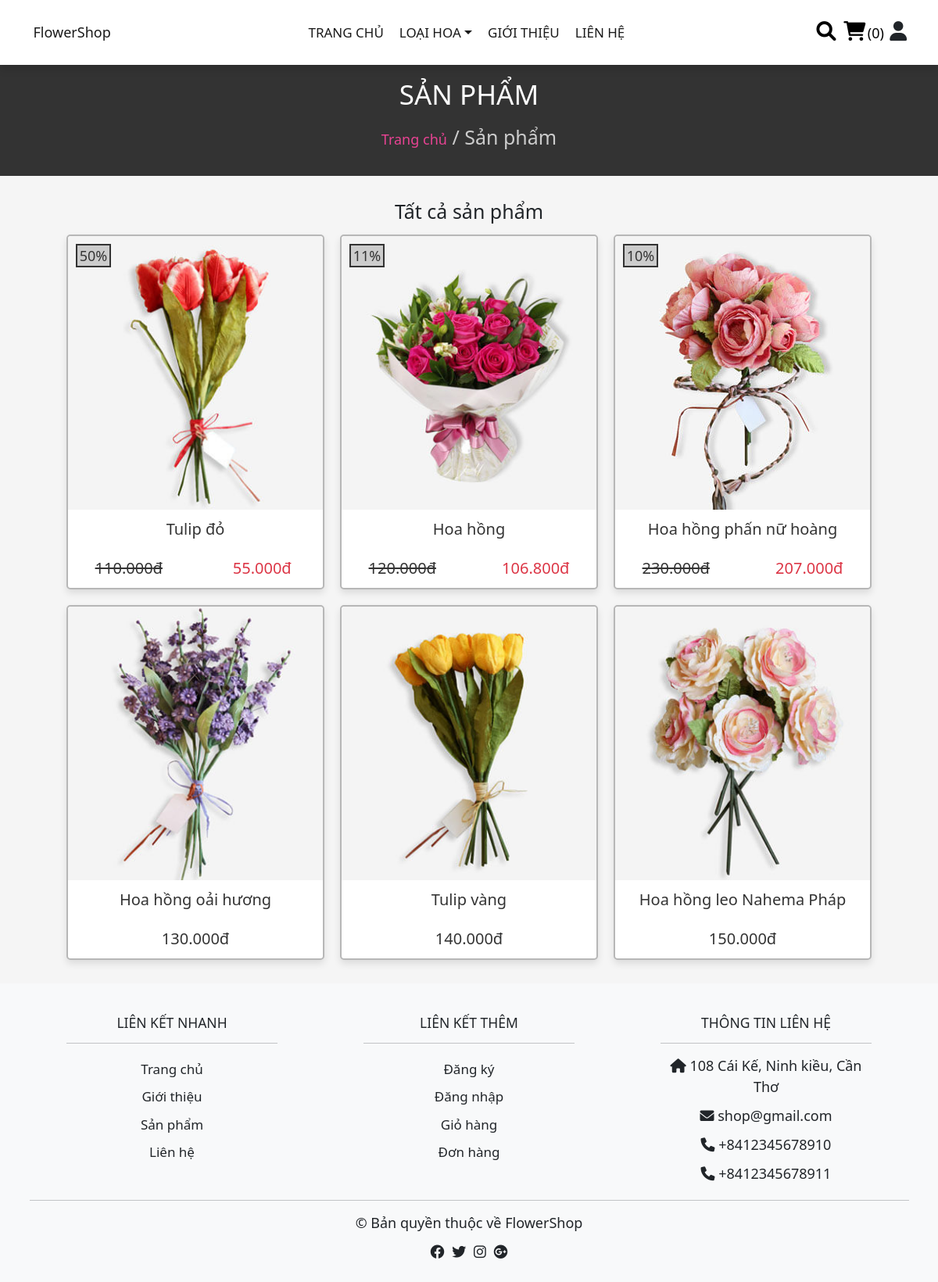
The page /product.php on the database its author committed.
### tables this page shows
CREATE TABLE `products` (
  `id` int(100) NOT NULL,
  `name` varchar(100) NOT NULL,
  `id_type` int(11) NOT NULL,
  `details` varchar(500) NOT NULL,
  `price` int(100) NOT NULL,
  `giacanh` int(100) NOT NULL,
  `sale_price` int(10) NOT NULL DEFAULT 0,
  `soluongkho` int(11) NOT NULL,
  `image` varchar(100) NOT NULL
);

### product.php (the view, shortened to what this page needs)
<?php
@include 'config.php';
$user_id = $_SESSION['user_id'];
?>
<!DOCTYPE html>
<html lang="en">
<head>
    <link rel="stylesheet" href="https://cdnjs.cloudflare.com/ajax/libs/font-awesome/6.0.0/css/all.min.css">
    <link href="https://cdn.jsdelivr.net/npm/bootstrap@5.0.2/dist/css/bootstrap.min.css" rel="stylesheet">
    <link rel="stylesheet" href="css/style.css">
</head>
<body>
    <?php @include 'modules/header.php'; ?>
    <section class="heading text-center justify-content-center align-items-center">
        <h3>Sản phẩm</h3>
        <p class="mb-0"> <a href="home.php">Trang chủ</a> / Sản phẩm</p>
    </section>
    <section class="products">
        <div class="row pt-0 mt-0 pb-3 text-center">
            <h1 class="title p-0">
                <?php
                $danhmuc =$_GET['id_type'] ?? '';
                if (isset($_GET['id_type'])){
                    $select_products = mysqli_query($conn, "SELECT * FROM `products` WHERE id_type = '$danhmuc' ORDER BY products.sale_price DESC ") or die('query failed');
                    $name_type =  mysqli_query($conn, "SELECT name_type FROM `types` WHERE id_type = '$danhmuc' LIMIT 1") or die('query failed');
                    $name_type = mysqli_fetch_assoc($name_type);
                    echo $name_type['name_type'];
                } else {
                    $select_products = mysqli_query($conn, "SELECT * FROM `products` ORDER BY products.sale_price DESC ") or die('query failed');
                    echo "Tất cả sản phẩm";
                }
                ?>
            </h1>
        </div>
        <div class="box-container">
            <?php
            if (mysqli_num_rows($select_products) > 0) {
                while ($fetch_products = mysqli_fetch_assoc($select_products)) {
            ?>
                    <form action="" method="POST" class="box">
                        <a href="view_page.php?pid=<?php echo $fetch_products['id']; ?>">
                            <img src="uploaded_img/<?php echo $fetch_products['image']; ?>" alt="" class="image">
                            <div class="name"><?php echo $fetch_products['name']; ?></div>
                            <?php
                            if ($fetch_products['sale_price'] != 0) {
                                echo "<div class='sale'>" .$fetch_products['sale_price']. "%</div>";
                                echo '<div class="row">
                                        <p class="price col  text-decoration-line-through text-right" >' . number_format($fetch_products['price'], 0, ",", ".") . 'đ</p>
                                        <p class="price col text-danger text-left text-left">' . number_format((100 - $fetch_products['sale_price']) * $fetch_products['price'] / 100, 0, ",", ".") . 'đ</p>
                                    </div>';
                            } else {
                                echo '<div class="row">
                                        <div class="price col">' . number_format($fetch_products['price'], 0, ",", ".") . 'đ</div>
                                    </div>';
                            }
                            ?>
                        </a>
                    </form>
            <?php
                }
            } else {
                echo '<p class="empty">Chưa có sản phẩm nào được thêm vào!</p>';
            }
            ?>
        </div>
    </section>
    <?php @include 'modules/footer.php'; ?>
</body>
</html>

### modules/header.php (shortened to what this page needs)
<header class="header d-flex position-relative">
    <nav class="navbar navbar-expand-lg navbar-light bg-white fixed-top shadow shadow-md py-4">
        <div class="container">
            <a class="navbar-brand d-flex justify-content-center align-items-center " href="home.php">
                <span class=" fw-lighter ms-2 py-3">FlowerShop</span>
            </a>
            <div class="collapse navbar-collapse justify-content-center " id="navMenu">
                <ul class="navbar-nav">
                    <li class="nav-item px-2  ">
                        <a class="nav-link text-uppercase active " href="home.php">Trang chủ</a>
                    </li>
                    <li class="nav-item px-2  dropdown">
                        <a class="nav-link text-uppercase active dropdown-toggle" href="#" id="dropdown03" data-bs-toggle="dropdown" aria-expanded="false">Loại hoa</a>
                    </li>
                    <li class="nav-item px-2 ">
                        <a class="nav-link text-uppercase active " href="about.php">Giới thiệu</a>
                    </li>
                    <li class="nav-item px-2 ">
                        <a class="nav-link text-uppercase active" href="contact.php">Liên hệ</a>
                    </li>
                </ul>
            </div>
            <div class="nav-btn">
                <a href="search_page.php"><i class=" fas fa-search px-1"></i></a>
                <?php
                $select_cart_count = mysqli_query($conn, "SELECT * FROM `carts` WHERE user_id = '$user_id'") or die('query failed');
                $cart_num_rows = mysqli_num_rows($select_cart_count);
                ?>
                <a href="cart.php"><i class="fas fa-shopping-cart px-1"></i><span>(<?php echo $cart_num_rows; ?>)</span></a>
                <i id="user-btn" class=" fas fa-user px-1"></i>
            </div>
        </div>
    </nav>
</header>

### modules/footer.php
<footer class="bg-light text-dark pt-5 pb-4">
    <div class="container text-center text-md-letf">
        <div class="row text-center text-md-letf">
            <div class="col-sm-3 col-md-3 col-lg-3 mx-auto mt-3 text-center">
                <h3 class=" mb-4 font-weight-bold text-body">LIÊN KẾT NHANH</h3>
                <hr class="mb-4">
                <a class="nav-link text-dark" href="home.php">Trang chủ</a>
                <a class="nav-link text-dark" href="about.php">Giới thiệu</a>
                <a class="nav-link text-dark" href="product.php">Sản phẩm</a>
                <a class="nav-link text-dark" href="contact.php">Liên hệ</a>
            </div>
            <div class="col-sm-3 col-md-3 col-lg-3 mx-auto mt-3">
                <h3 class=" mb-4 font-weight-bold text-body">LIÊN KẾT THÊM</h3>
                <hr class="mb-4">
                <a class="nav-link text-dark" href="register.php">Đăng ký</a>
                <a class="nav-link text-dark" href="login.php">Đăng nhập</a>
                <a class="nav-link text-dark" href="cart.php">Giỏ hàng</a>
                <a class="nav-link text-dark" href="orders.php">Đơn hàng</a>
            </div>
            <div class="col-sm-3 col-md-3 col-lg-3 mx-auto mt-3">
                <h3 class=" mb-4 font-weight-bold text-body">THÔNG TIN LIÊN HỆ</h3>
                <hr class="mb-4">
                <p>
                    <i class="fa-solid fa-house pl-3"></i> 108 Cái Kế, Ninh kiều, Cần Thơ
                </p>
                <p>
                    <i class="fa-solid fa-envelope pl-3"></i> shop@gmail.com
                </p>
                <p>
                    <i class="fa-solid fa-phone"></i> +8412345678910
                </p>
                <p>
                    <i class="fa-solid fa-phone"></i> +8412345678911
                </p>
            </div>
        </div>
        <hr class="mb-4">
        <div class="row d-flex justify-content-center">
            <div>
                <p>&copy; Bản quyền thuộc về FlowerShop</p>
            </div>
        </div>
        <div class="row d-flex justify-content-center">
            <div class="text-center">
                <ul class="list-unstyled list-inline">
                    <li class="list-inline-item">
                        <a href="#" class="text-dark"><i class="fa-brands fa-facebook"></i></a>
                    </li>
                    <li class="list-inline-item">
                        <a href="#" class="text-dark"><i class="fa-brands fa-twitter"></i></a>
                    </li>
                    <li class="list-inline-item">
                        <a href="#" class="text-dark"><i class="fa-brands fa-instagram"></i></a>
                    </li>
                    <li class="list-inline-item">
                        <a href="#" class="text-dark"><i class="fa-brands fa-google-plus"></i></a>
                    </li>
                </ul>
            </div>
        </div>
    </div>
</footer>

### css/style.css (style rules this page uses)
:root { --pink:#e84393; --red:#c0392b; --orange:#f39c12; --black:#333; --white:#fff; --light-color:#666; --light-white:#ccc; --light-bg:#f5f5f5; --border:.2rem solid var(--black); --box-shadow:0 .5rem 1rem rgba(0,0,0,.1); }
* { margin:0; padding:0; font-size: large; box-sizing: border-box; outline: none; border:none; text-decoration: none; transition:all .2s linear; }
html { font-size: 62.5%; overflow-x: hidden; scroll-behavior: smooth; scroll-padding-top: 6.5rem; }
body { background: var(--light-bg); font-weight: normal; }
section { padding:3rem 2rem; }
.heading { display: flex; flex-flow: column; gap:1rem; background-color: var(--black); min-height: 25vh; padding-top: 100px; }
.heading h3 { font-size: 3.5rem; color:var(--white); text-transform: uppercase; }
.heading p { font-size: 2.5rem; color:var(--light-white); }
.heading p a { color:var(--pink); }
a { text-decoration: none; }
.nav-link { font-size: 17px; font-weight: 500; }
.nav-btn a { color:black; }
.nav-btn i { font-size: 25px; }
.products .box-container { max-width: 1200px; margin:0 auto; display: grid; grid-template-columns: repeat(auto-fit, 33rem); gap:2rem; align-items: flex-start; justify-content: center; }
.products .box-container .box { background-color: var(--white); border:.2rem solid #b7b7b7; box-shadow: var(--box-shadow); border-radius: .5rem; padding:0rem; text-align: center; position: relative; }
.products .box-container .box .image { border-radius: .5rem .5rem 0 0; height: 35rem; width: 100%; object-fit: cover; }
.products .box-container .box .sale { position: absolute; top:1rem; left:1rem; height: 3rem; width: 4.5rem; font-size: 1.8rem; background-color: var(--light-white); color:var(--black); border:var(--border); }
.products .box-container .box .name, .products .box-container .box .price { margin:1rem; font-size: 2rem; color:var(--black); }

### rows shown on the page
products: image (picture), name "Tulip đỏ", sale_price "50", price "110.000", (100 - $fetch_products['sale_price']) * $fetch_products['price'] / 100 "55.000"
products: image (picture), name "Hoa hồng", sale_price "11", price "120.000", (100 - $fetch_products['sale_price']) * $fetch_products['price'] / 100 "106.800"
products: image (picture), name "Hoa hồng phấn nữ hoàng", sale_price "10", price "230.000", (100 - $fetch_products['sale_price']) * $fetch_products['price'] / 100 "207.000"
products: image (picture), name "Hoa hồng oải hương", price "130.000"
products: image (picture), name "Tulip vàng", price "140.000"
products: image (picture), name "Hoa hồng leo Nahema Pháp", price "150.000"

### other values the page prints
$cart_num_rows "0"
